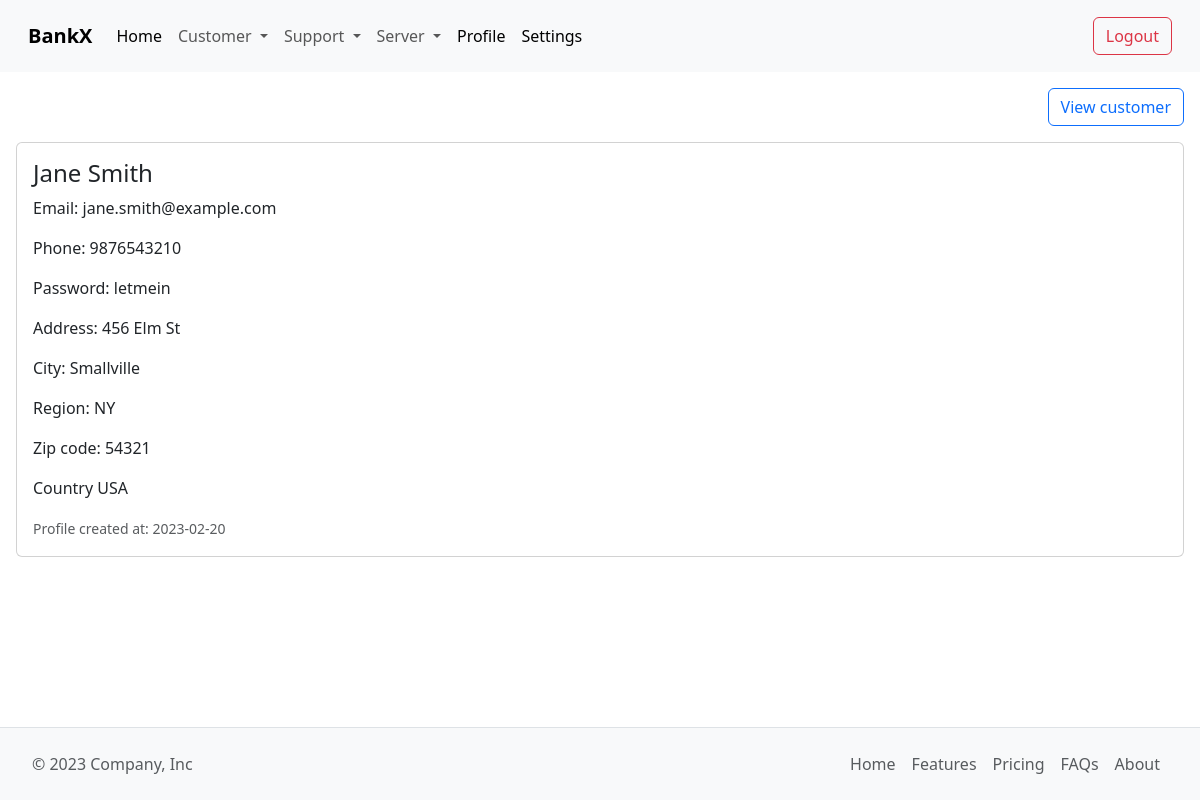
/Admin/customer_profile.php?id=2 (signed in), run on an earlier commit of the app's database.
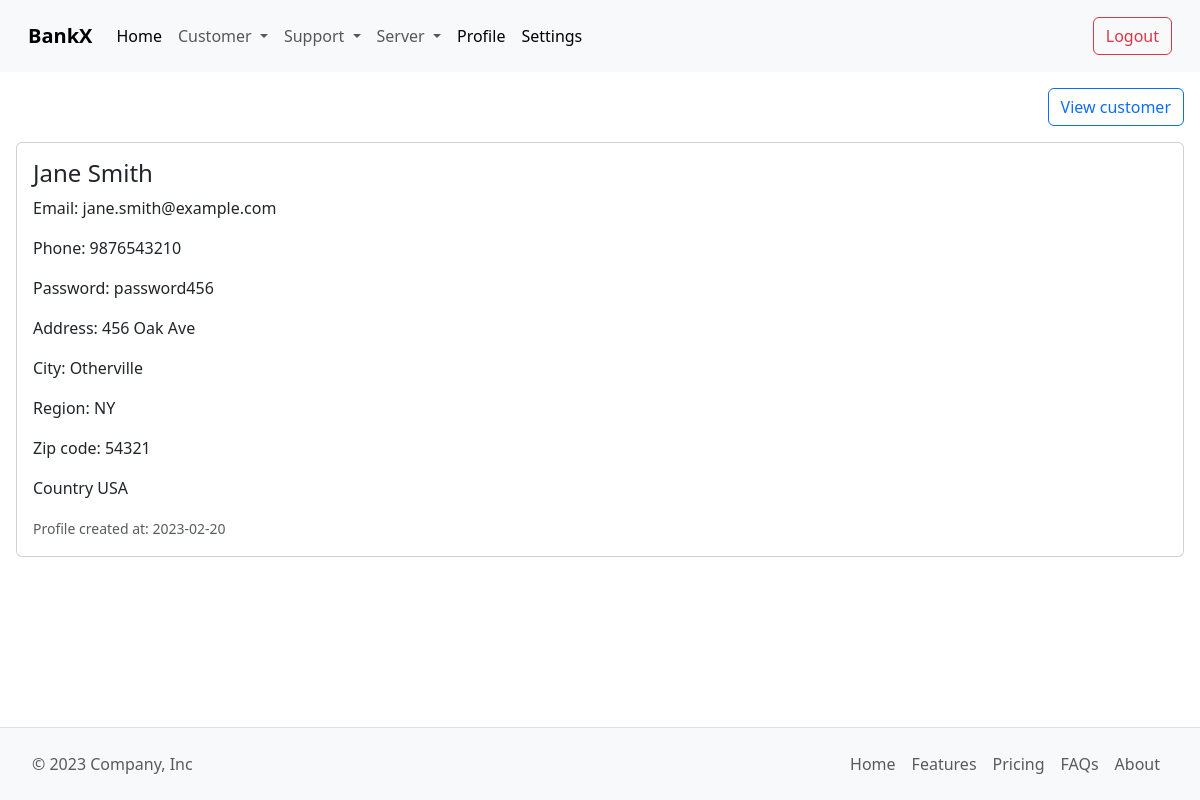
And on a later commit of the database.
### tables this page shows
CREATE TABLE `Customers` (
    `CustomerID` INT PRIMARY KEY AUTO_INCREMENT,
    `FirstName` VARCHAR(50) NOT NULL,
    `LastName` VARCHAR(50) NOT NULL,
    `Email` VARCHAR(100) NOT NULL,
    `PhoneNumber` VARCHAR(20) NOT NULL,
    `Password` VARCHAR(100) NOT NULL,
    `Address` VARCHAR(255),
    `City` VARCHAR(50),
    `State` VARCHAR(50),
    `ZipCode` VARCHAR(10),
    `Country` VARCHAR(50),
    `Image` VARCHAR(200),
    `RegistrationDate` DATE NOT NULL,
    `LastLogin` TIMESTAMP DEFAULT CURRENT_TIMESTAMP ON UPDATE CURRENT_TIMESTAMP
);

### src/Admin/customer_profile.php (the view)
<?php
include("include/header.php");
require_once("../Modules/config.php");
$userid = isset($_GET['id']) ? htmlspecialchars($_GET['id']) : '';
$stmt = $conn->prepare("SELECT * FROM `Customers` WHERE `CustomerID` = :userid");
$stmt->bindValue(":userid", $userid, PDO::PARAM_INT);
$stmt->execute();
$result = $stmt->fetch(PDO::FETCH_ASSOC);
?>
<div style="padding-right: 1rem; padding-top: 1rem;">
	<ul class="nav justify-content-end">
		<li class="nav-item">
			<a class="btn btn-outline-primary" href="customer.php">View customer</a>
		</li>
	</ul>
</div>
<div style="padding: 1rem; padding-right: 1rem; padding-left: 1rem; padding-bottom: 8rem;">
	<div class="card">
		<div class="card-body">
			<h4 class="card-title">
				<?php echo $result['FirstName']; ?>
				<?php echo $result['LastName']; ?>
			</h4>
			<p class="card-text">Email:
				<?= $result['Email']; ?>
			</p>
			<p class="card-text">Phone:
				<?= $result['PhoneNumber']; ?>
			</p>
			<p class="card-text">Password:
				<?= $result['Password']; ?>
			</p>
			<p class="card-text">Address:
				<?= $result['Address']; ?>
			</p>
			<p class="card-text">City:
				<?= $result['City']; ?>
			</p>
			<p class="card-text">Region:
				<?= $result['State']; ?>
			</p>
			<p class="card-text">Zip code:
				<?= $result['ZipCode']; ?>
			</p>
			<p class="card-text">Country
				<?= $result['Country']; ?>
			</p>
			<p class="card-text"><small class="text-muted">Profile created at:
					<?php echo $result['RegistrationDate']; ?>
				</small></p>
		</div>
	</div>
</div>
<?php
include("include/footer.php");
?>

What changed in the data, as far as the page shows it:
changed customers "Jane": Password "letmein" → "password456"; Address "456 Elm St" → "456 Oak Ave"; City "Smallville" → "Otherville"
